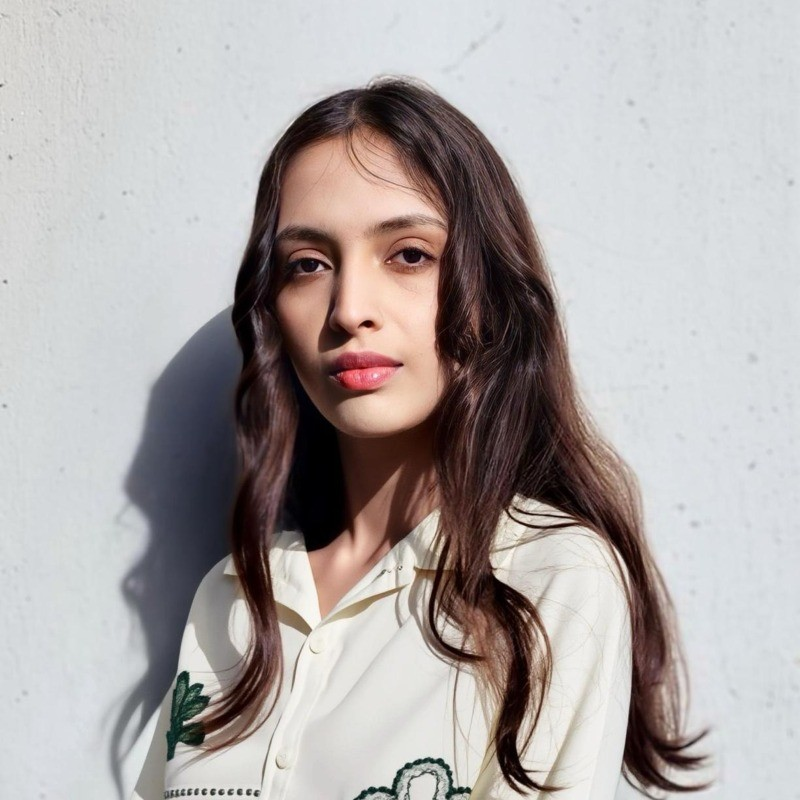
#> input picture img/kinjal.jpg, 800 x 800 px
$ python -i enhance.py   (imports and definitions only)   (older library calls are emulated)
#> lines starting #> are read from the running program, lines starting #| are printed output that depends on the picture; after the words box and inside, x2 and y2 are one past the last pixel; in counts of white or black regions, pixels touching at a corner belong together
#!/usr/bin/env python3
"""
Photographic correction for the site's images.

The aim is a photograph that looks like it was shot well, not one that looks
processed. Every correction below is *measured* — the code works out how far
the image is from a sensible target and applies that much, capped. An image
that is already well exposed and neutrally lit comes out very close to how it
went in.

What it does
------------
1. White balance    — estimates the illuminant from bright near-neutral pixels
                      and removes the cast. Indoor group shots under tungsten
                      or fluorescent are the main beneficiaries.
2. Levels           — sets black and white points from robust percentiles, so
                      a flat, hazy frame regains its full range.
3. Shadow/highlight — lifts blocked shadows and pulls back clipped highlights,
                      which is what a backlit or on-camera-flash frame needs.
4. Local contrast   — CLAHE on the L channel only, gently. This is what makes
                      a dull frame read as crisp without touching colour.
5. Vibrance         — saturation weighted *inversely* to existing saturation,
                      so muted colours come up and skin does not go orange.
6. Denoise          — only when the frame is measurably noisy.
7. Sharpen          — unsharp mask scaled to the image size, applied last.

What it will not do
-------------------
It cannot rescue a frame that is out of focus, motion-blurred, or clipped to
pure white. It does not retouch skin, reshape anything, or replace a
background. Those need a human and a real editor.

Usage
-----
    python3 tools/enhance.py <src> <dest>          # one file
    python3 tools/enhance.py --dir <src> <dest>    # a folder, recursively
    python3 tools/enhance.py --report <src>        # measure only, change nothing
"""

from __future__ import annotations

import sys
from pathlib import Path

import cv2
import numpy as np
from PIL import Image, ImageOps

# --- targets ---------------------------------------------------------------
# Deliberately conservative. These are the values a well-exposed frame sits at.
TARGET_BLACK = 2.0      # percentile mapped to near-black
TARGET_WHITE = 99.6     # percentile mapped to near-white
MAX_WB_GAIN = 1.14      # cap on any single channel gain
MAX_STRETCH = 0.85      # only ever close this much of the levels gap
CLAHE_CLIP = 1.9
NOISE_THRESHOLD = 3.2   # sigma above which denoising is worth it


def _to_lab(rgb: np.ndarray):
    return cv2.cvtColor(rgb.astype(np.uint8), cv2.COLOR_RGB2LAB)


def white_balance(rgb: np.ndarray, max_strength: float = 1.0) -> tuple[np.ndarray, float]:
    """
    Grey-world restricted to bright, low-saturation pixels.

    Averaging the whole frame (plain grey-world) fails badly when the subject
    dominates — a person in a red dress drags the estimate. Sampling only the
    brightest near-neutral pixels approximates a white card in the scene.

    ⚠️  Correction is deliberately partial, and only kicks in above a real
    cast. Full correction wrecks scenes that contain a large neutral area
    which is *meant* to be slightly cool — snow being the obvious one. The
    first version of this turned a snow field yellow.
    """
    small = cv2.resize(rgb, (256, 256)).astype(np.float32)
    mx = small.max(axis=2)
    mn = small.min(axis=2)
    sat = (mx - mn) / (mx + 1e-6)
    lum = small.mean(axis=2)

    mask = (sat < 0.22) & (lum > np.percentile(lum, 70))
    if mask.sum() < 200:
        mask = lum > np.percentile(lum, 85)
    if mask.sum() < 50:
        return rgb, 0.0

    means = small[mask].mean(axis=0)
    grey = means.mean()
    gains = np.clip(grey / (means + 1e-6), 1 / MAX_WB_GAIN, MAX_WB_GAIN)

    cast = float(np.abs(gains - 1).max())

    # Ramp in only above a genuine cast, and never fully correct.
    strength = float(np.clip((cast - 0.035) / 0.10, 0, 1)) * max_strength
    if strength <= 0:
        return rgb, 0.0
    gains = 1 + (gains - 1) * strength

    out = np.clip(rgb.astype(np.float32) * gains, 0, 255)
    return out, float(np.abs(gains - 1).max())


def levels(rgb: np.ndarray, strength: float = 1.0) -> tuple[np.ndarray, float]:
    """Robust black/white point, applied partially so nothing clips."""
    lum = rgb.mean(axis=2)
    lo = np.percentile(lum, TARGET_BLACK)
    hi = np.percentile(lum, TARGET_WHITE)
    if hi - lo < 1:
        return rgb, 0.0

    # Aim for 4..250 rather than 0..255 — leaving headroom keeps skin and
    # highlight detail instead of crushing them.
    want_lo, want_hi = 4.0, 250.0
    new_lo = lo + (want_lo - lo) * MAX_STRETCH
    new_hi = hi + (want_hi - hi) * MAX_STRETCH

    scale = (new_hi - new_lo) / (hi - lo)
    scale = float(np.clip(scale, 0.85, 1.6))

    # Scale the correction back for profiles that want to stay close to the
    # original — digitals in particular, where neutral is the whole point.
    scale = 1 + (scale - 1) * strength
    new_lo = lo + (new_lo - lo) * strength

    out = (rgb.astype(np.float32) - lo) * scale + new_lo
    return np.clip(out, 0, 255), abs(scale - 1)


def shadow_highlight(rgb: np.ndarray, shadow: float, highlight: float) -> np.ndarray:
    """Lift shadows and recover highlights on luminance only."""
    if shadow <= 0 and highlight <= 0:
        return rgb
    lab = _to_lab(rgb).astype(np.float32)
    L = lab[:, :, 0] / 255.0

    if shadow > 0:
        # strongest at L=0, nothing at L=0.6
        w = np.clip(1 - L / 0.6, 0, 1) ** 1.5
        L = L + shadow * w * (1 - L) * 0.55
    if highlight > 0:
        w = np.clip((L - 0.55) / 0.45, 0, 1) ** 1.5
        L = L - highlight * w * L * 0.35

    lab[:, :, 0] = np.clip(L * 255, 0, 255)
    return cv2.cvtColor(lab.astype(np.uint8), cv2.COLOR_LAB2RGB).astype(np.float32)


def local_contrast(rgb: np.ndarray, strength: float) -> np.ndarray:
    """CLAHE on L, blended by strength so it never looks crunchy."""
    if strength <= 0:
        return rgb
    lab = _to_lab(rgb)
    clahe = cv2.createCLAHE(clipLimit=CLAHE_CLIP, tileGridSize=(8, 8))
    boosted = lab.copy()
    boosted[:, :, 0] = clahe.apply(lab[:, :, 0])
    out = cv2.cvtColor(boosted, cv2.COLOR_LAB2RGB).astype(np.float32)
    base = rgb.astype(np.float32)
    return base + (out - base) * strength


def vibrance(rgb: np.ndarray, amount: float) -> np.ndarray:
    """
    Raise saturation most where there is least of it.

    A flat saturation boost is what makes amateur edits look garish, because
    skin is already saturated and goes orange first. Weighting by (1 - s)
    leaves skin alone and brings up muted backgrounds and clothing.
    """
    if amount <= 0:
        return rgb
    hsv = cv2.cvtColor(rgb.astype(np.uint8), cv2.COLOR_RGB2HSV).astype(np.float32)
    s = hsv[:, :, 1] / 255.0
    hsv[:, :, 1] = np.clip((s + amount * (1 - s) * s ** 0.35) * 255, 0, 255)
    return cv2.cvtColor(hsv.astype(np.uint8), cv2.COLOR_HSV2RGB).astype(np.float32)


def estimate_noise(rgb: np.ndarray) -> float:
    g = cv2.cvtColor(rgb.astype(np.uint8), cv2.COLOR_RGB2GRAY)
    return float(cv2.Laplacian(g, cv2.CV_64F).std() / 8.0)


def sharpen(rgb: np.ndarray, amount: float) -> np.ndarray:
    if amount <= 0:
        return rgb
    radius = max(1.0, min(rgb.shape[:2]) / 900.0)
    blur = cv2.GaussianBlur(rgb, (0, 0), radius)
    return np.clip(rgb + (rgb - blur) * amount, 0, 255)


def analyse(rgb: np.ndarray) -> dict:
    lum = rgb.mean(axis=2)
    lab = _to_lab(rgb)
    a = lab[:, :, 1].astype(np.float32) - 128
    b = lab[:, :, 2].astype(np.float32) - 128
    hsv = cv2.cvtColor(rgb.astype(np.uint8), cv2.COLOR_RGB2HSV)
    return {
        "mean": float(lum.mean()),
        "p2": float(np.percentile(lum, 2)),
        "p98": float(np.percentile(lum, 98)),
        "contrast": float(np.percentile(lum, 98) - np.percentile(lum, 2)),
        "cast": float(np.hypot(a.mean(), b.mean())),
        "sat": float(hsv[:, :, 1].mean()),
        "noise": estimate_noise(rgb),
        "shadow_clip": float((lum < 12).mean()),
        "highlight_clip": float((lum > 246).mean()),
    }


# How hard to push, by what the picture is for.
#
#   event    — phone snaps in bad indoor light. These need real help.
#   portrait — editorial and beauty frames. The lighting is usually a choice,
#              so correct faults without flattening the mood.
#   neutral  — digitals. Being plain and uncorrected IS the point; an agency
#              wants to see the actual skin and the actual proportions, so
#              this barely touches them.
PROFILES = {
    "event":    dict(wb=1.00, levels=1.00, shadow=1.00, contrast=1.00, vibrance=1.00, sharpen=0.45),
    "portrait": dict(wb=0.55, levels=0.75, shadow=0.55, contrast=0.75, vibrance=0.60, sharpen=0.35),
    "neutral":  dict(wb=0.25, levels=0.35, shadow=0.30, contrast=0.40, vibrance=0.15, sharpen=0.30),
}


def enhance(rgb: np.ndarray, profile: str = "portrait") -> tuple[np.ndarray, dict]:
    """Returns the corrected image and a note of what was applied."""
    prof = dict(PROFILES[profile])
    before = analyse(rgb)
    applied = {"profile": profile}

    # --- high-key guard ---------------------------------------------------
    # A shot on a white backdrop is *meant* to be mostly white. Auto-levels
    # reads all that white as a blown highlight and pulls it down to grey,
    # which is exactly what happened to the white-cyclorama frames the first
    # time this ran. When most of the frame is near-white, back everything off
    # and leave the highlights alone.
    highkey = float((rgb.mean(axis=2) > 235).mean())
    if highkey > 0.25:
        damp = float(np.clip(1 - (highkey - 0.25) / 0.45, 0.15, 1.0))
        for k in ("levels", "contrast", "shadow"):
            prof[k] *= damp
        applied["highkey"] = round(highkey, 2)
        applied["damped_to"] = round(damp, 2)

    out, cast = white_balance(rgb, prof["wb"])
    applied["white_balance"] = round(cast, 3)

    out, stretch = levels(out, prof["levels"])
    applied["levels"] = round(stretch, 3)

    # Shadow lift scales with how much of the frame is sitting in the dark.
    dark = float((out.mean(axis=2) < 60).mean())
    shadow = float(np.clip((dark - 0.18) * 1.1, 0, 0.38)) * prof["shadow"]
    # Highlight recovery only when highlights are genuinely near clipping.
    hot = float((out.mean(axis=2) > 235).mean())
    highlight = 0.0 if highkey > 0.25 else float(np.clip((hot - 0.02) * 3.0, 0, 0.4))
    out = shadow_highlight(out, shadow, highlight)
    applied["shadow"] = round(shadow, 3)
    applied["highlight"] = round(highlight, 3)

    # Local contrast in proportion to how flat the frame is.
    flat = float(np.clip((150 - before["contrast"]) / 150, 0, 1))
    lc = float(np.clip(0.18 + flat * 0.42, 0, 0.6)) * prof["contrast"]
    out = local_contrast(out, lc)
    applied["local_contrast"] = round(lc, 3)

    # Vibrance in proportion to how muted it is.
    vib = float(np.clip((105 - before["sat"]) / 105 * 0.28, 0, 0.24)) * prof["vibrance"]
    out = vibrance(out, vib)
    applied["vibrance"] = round(vib, 3)

    if before["noise"] > NOISE_THRESHOLD:
        strength = float(np.clip((before["noise"] - NOISE_THRESHOLD) * 2.0, 3, 10))
        out = cv2.fastNlMeansDenoisingColored(
            out.astype(np.uint8), None, strength, strength, 7, 21
        ).astype(np.float32)
        applied["denoise"] = round(strength, 1)

    out = sharpen(out, prof["sharpen"])
    applied["sharpen"] = prof["sharpen"]

    after = analyse(out)
    return np.clip(out, 0, 255).astype(np.uint8), {
        "before": before, "after": after, "applied": applied
    }


# [20 lines left out: function grade, not called in this run]


def process_file(src: Path, dest: Path, profile: str = "portrait",
                 max_edge: int = 1800, quality: int = 86,
                 grading: dict | None = None) -> dict:
#> called with src = '../img/kinjal.jpg', dest = 'out.png', profile = 'portrait', max_edge = 1800, quality = 86
    with Image.open(src) as im:
#> im is the input picture: PIL image 800x800 RGB; mean R, G, B 174.5, 168.6, 167.6
        im = ImageOps.exif_transpose(im).convert("RGB")
        im.thumbnail((max_edge, max_edge), Image.LANCZOS)
        rgb = np.asarray(im).astype(np.float32)

    out, report = enhance(rgb, profile)
#> in analyse, `a = lab[:, :, 1].astype(np.float32) - 128`:
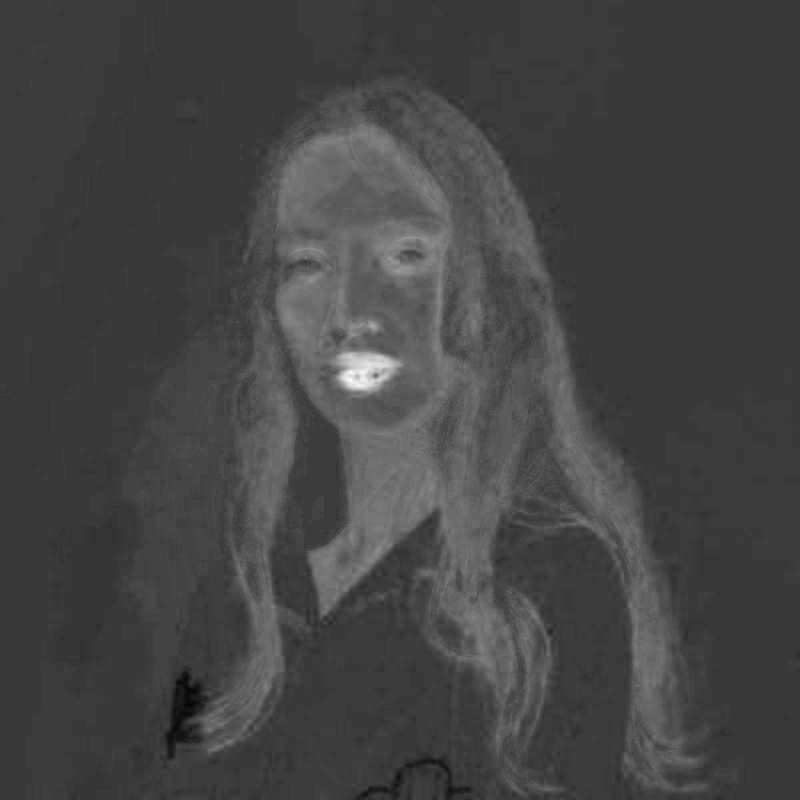
#> a: shape (800, 800) float32; min -18, max 58, mean 2.5; drawn with min black and max white
#> in enhance, `before = analyse(rgb)`: before = 9 items
#> in enhance, `highkey = float((rgb.mean(axis=2) > 235).mean())`: highkey = 0.0105
#> in white_balance, `mask = (sat < 0.22) & (lum > np.percentile(lum, 70))`:
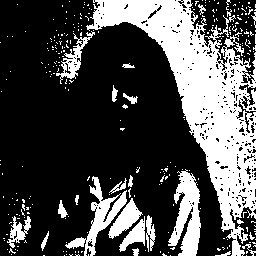
#> mask: shape (256, 256) bool; 29.9% white; 289 white regions (267 under 20 px), largest, box (x1, y1, x2, y2) and area: (86, 0, 256, 256) 13272, (168, 169, 201, 256) 1628, (65, 176, 127, 256) 1217
#> in white_balance, `means = small[mask].mean(axis=0)`: means = [222.1, 224.3, 225.8]
#> in white_balance, `grey = means.mean()`: grey = 224.1
#> in white_balance, `gains = np.clip(grey / (means + 1e-6), 1 / MAX_WB_GAIN, MAX_WB_GAIN)`: gains = [1.01, 0.999, 0.992]
#> in white_balance, `cast = float(np.abs(gains - 1).max())`: cast = 0.00904
#> in white_balance, `strength = float(np.clip((cast - 0.035) / 0.10, 0, 1)) * max_strength`: strength = 0
#> in levels, `lo = np.percentile(lum, TARGET_BLACK)`: lo = 8.33
#> in levels, `hi = np.percentile(lum, TARGET_WHITE)`: hi = 238.3
#> in levels, `new_lo = lo + (want_lo - lo) * MAX_STRETCH`: new_lo = 4.65
#> in levels, `new_hi = hi + (want_hi - hi) * MAX_STRETCH`: new_hi = 248.2
#> in levels, `scale = (new_hi - new_lo) / (hi - lo)`: scale = 1.06
#> in levels, `scale = 1 + (scale - 1) * strength`: scale = 1.04
#> in levels, `new_lo = lo + (new_lo - lo) * strength`: new_lo = 5.57
#> in enhance, `out, stretch = levels(out, prof["levels"])`: stretch = 0.0443
#> in enhance, `dark = float((out.mean(axis=2) < 60).mean())`: dark = 0.158
#> in enhance, `shadow = float(np.clip((dark - 0.18) * 1.1, 0, 0.38)) * prof["shadow"]`: shadow = 0
#> in enhance, `hot = float((out.mean(axis=2) > 235).mean())`: hot = 0.0331
#> in enhance, `highlight = 0.0 if highkey > 0.25 else float(np.clip((hot - 0.02) * 3...`: highlight = 0.0394
#> in shadow_highlight, `lab = _to_lab(rgb).astype(np.float32)`:
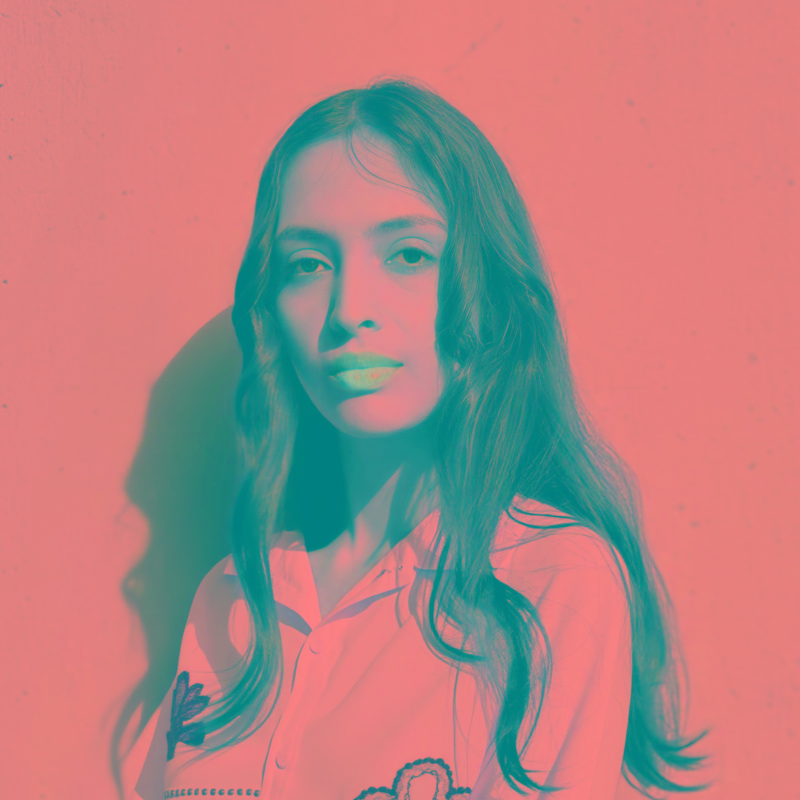
#> lab: shape (800, 800, 3) float32; mean R, G, B 177.7, 130.9, 129.8
#> in shadow_highlight, `w = np.clip((L - 0.55) / 0.45, 0, 1) ** 1.5`:
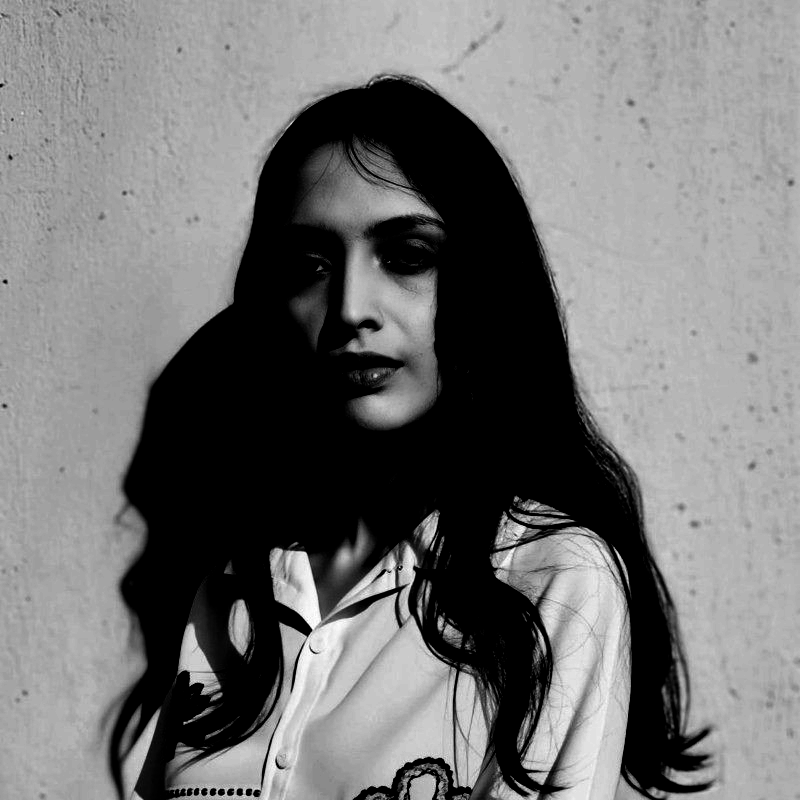
#> w: shape (800, 800) float32; min 0, max 1, mean 0.454
#> in enhance, `flat = float(np.clip((150 - before["contrast"]) / 150, 0, 1))`: flat = 0
#> in enhance, `lc = float(np.clip(0.18 + flat * 0.42, 0, 0.6)) * prof["contrast"]`: lc = 0.135
#> in enhance, `vib = float(np.clip((105 - before["sat"]) / 105 * 0.28, 0, 0.24)) * pr..`: vib = 0.105
#> in vibrance, `hsv = cv2.cvtColor(rgb.astype(np.uint8), cv2.COLOR_RGB2HSV).astype(np...`:
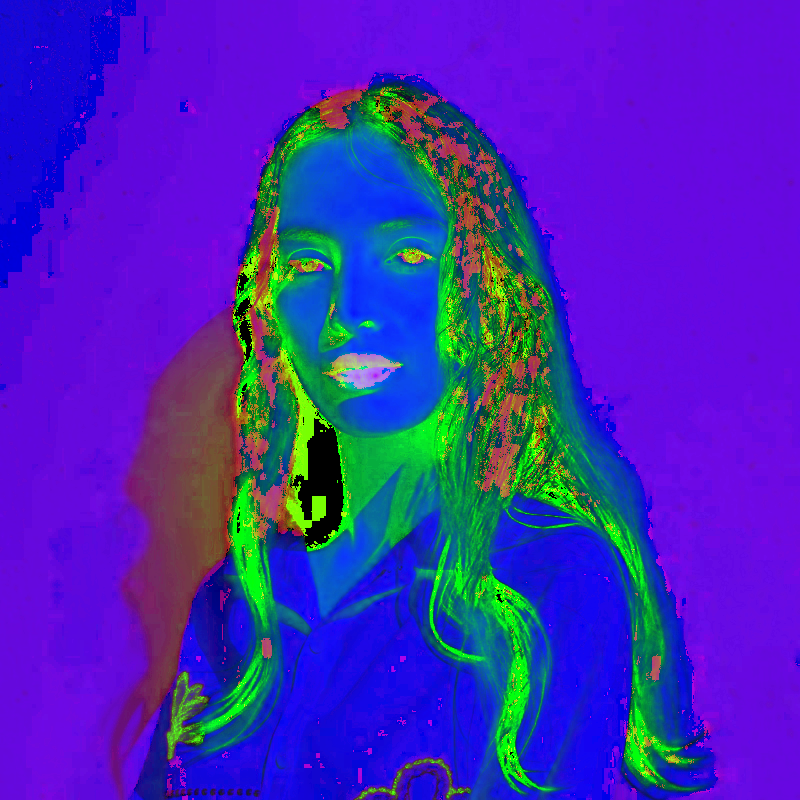
#> hsv: shape (800, 800, 3) float32; mean R, G, B 68.5, 40.5, 180.5
#> in vibrance, `s = hsv[:, :, 1] / 255.0`:
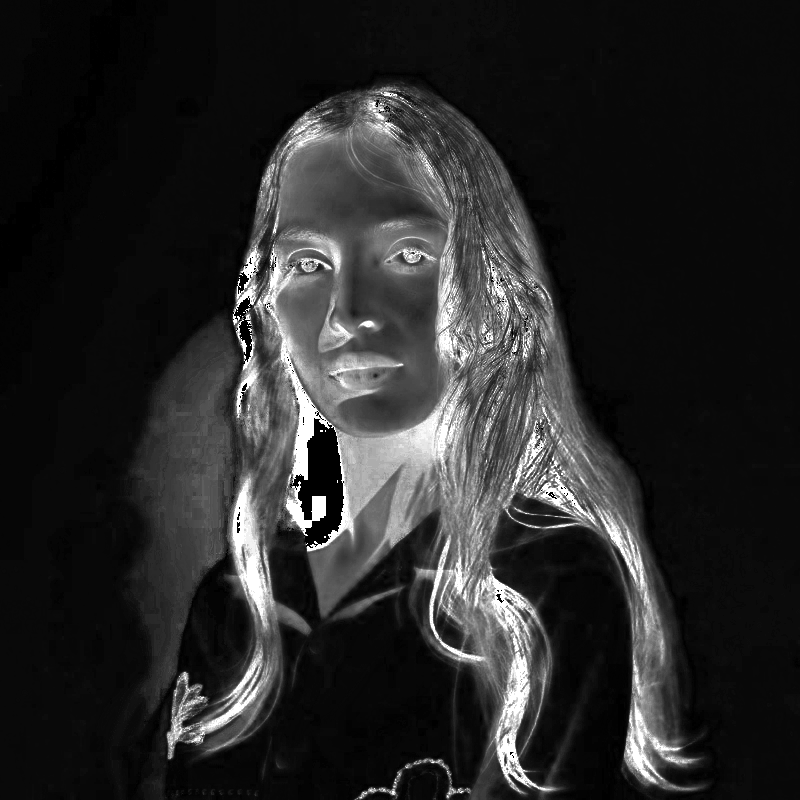
#> s: shape (800, 800) float32; min 0, max 1, mean 0.159
#> in analyse (call 2), `b = lab[:, :, 2].astype(np.float32) - 128`:
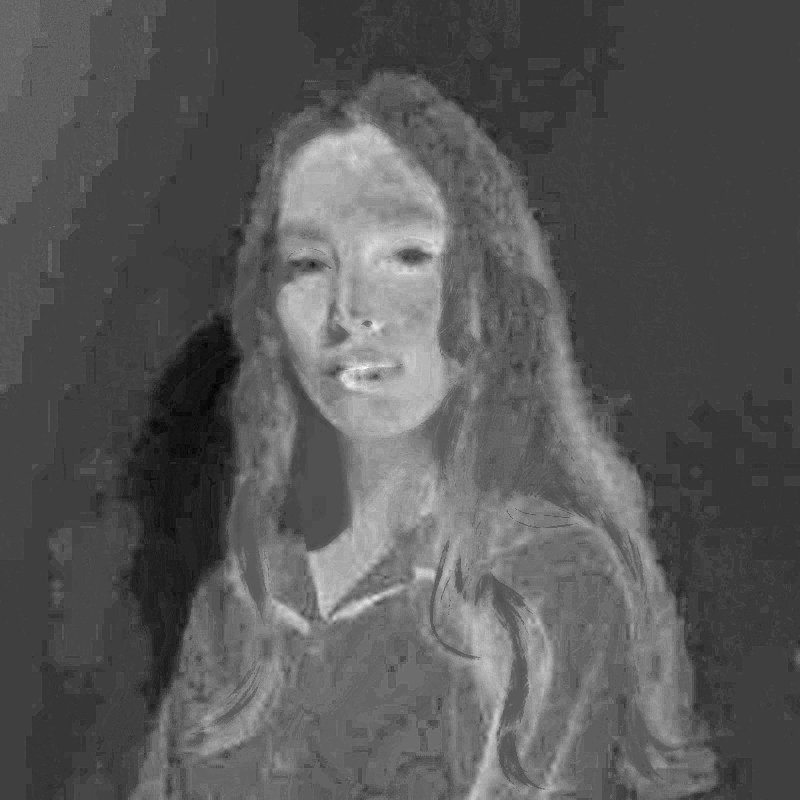
#> b: shape (800, 800) float32; min -18, max 38, mean 1.4; drawn with min black and max white
#> in enhance, `after = analyse(out)`: after = 9 items
#> report = 3 items
    if grading:
        out = grade(out.astype(np.float32), **grading).astype(np.uint8)
        report["applied"]["grade"] = grading

#> (the run stopped early here; a loop or call above may not have finished)
